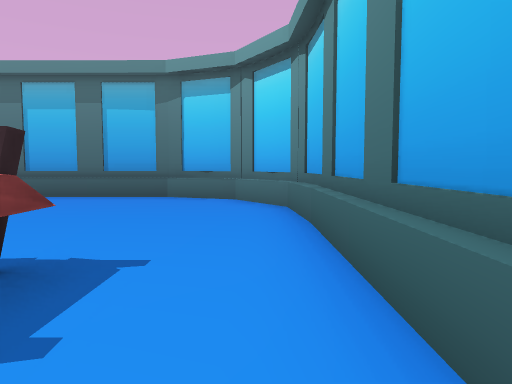
View 1 (above)

24 first-person views from a walk through a 3-D level made in the Unity game engine. The camera is 0.72 m above the floor, tilts 4° down and sees 70° across. The floor is counted in squares, 1 m on a side. Each view is taken from the middle of a square. On the plan, view 1 faces up. The plan holds only what a view shows up to about 11 squares ahead; the rest is blank. The place goes on beyond the plan. The player is left out. Some surface patterns are stand-ins.

View 2
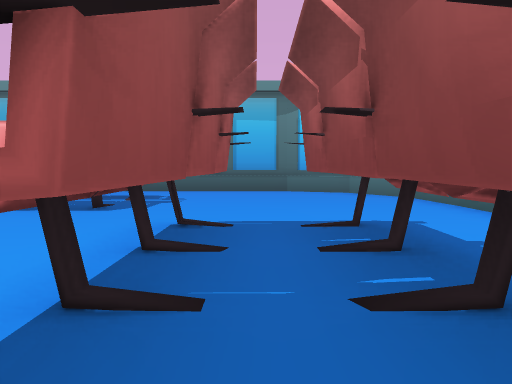

View 3
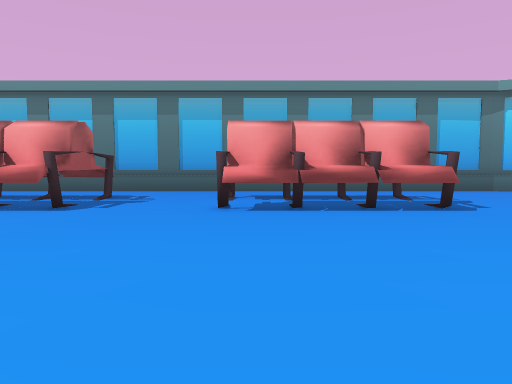

View 4
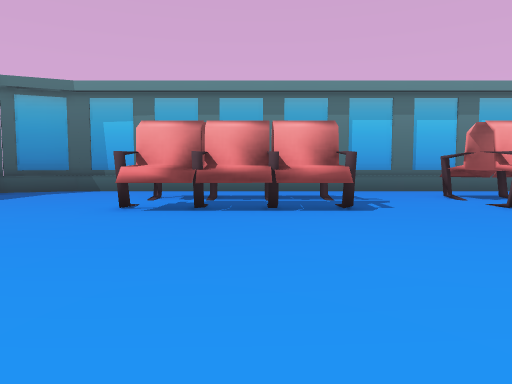

View 5
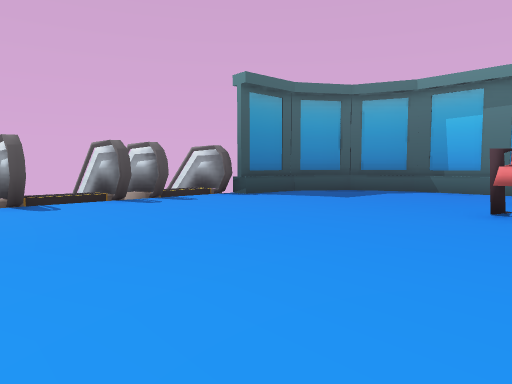

View 6
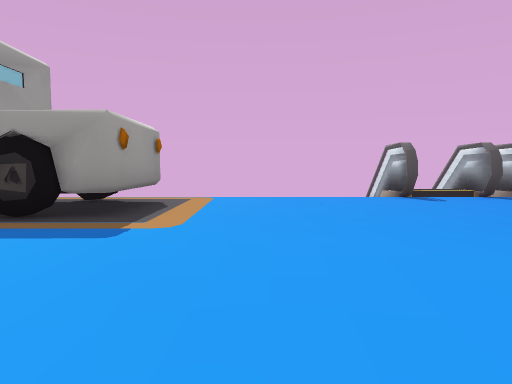

View 7
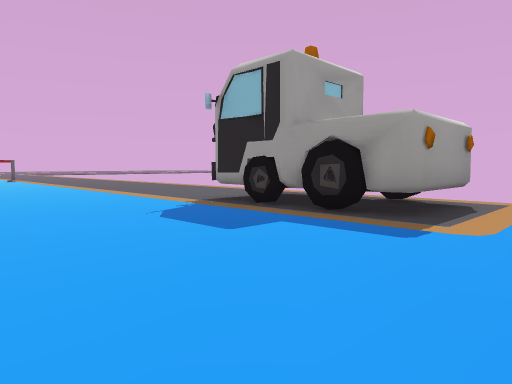

View 8
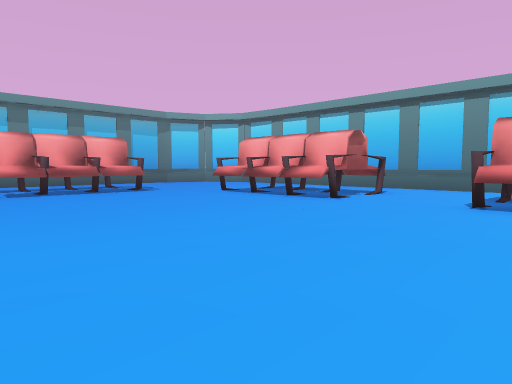

View 9
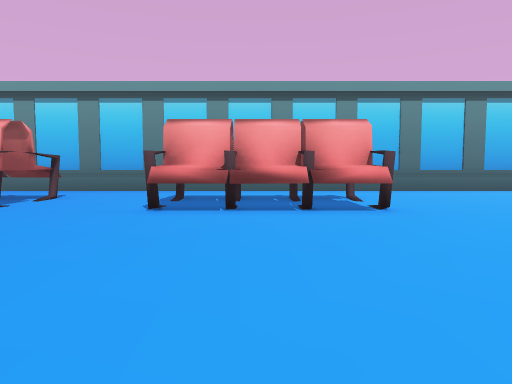

View 10
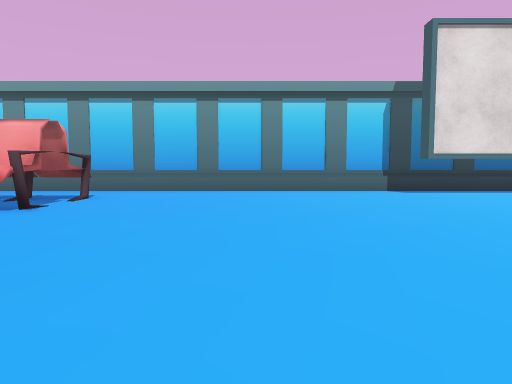

View 11
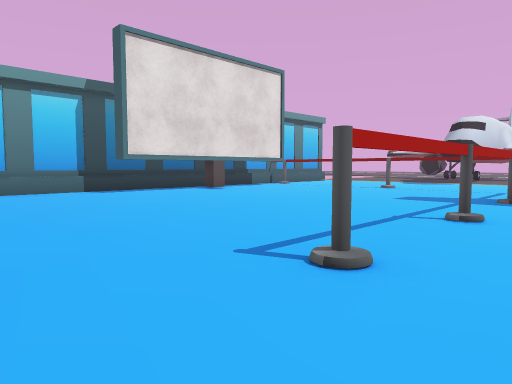

View 12
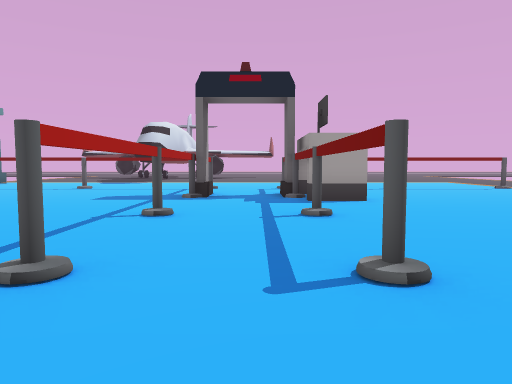

View 13
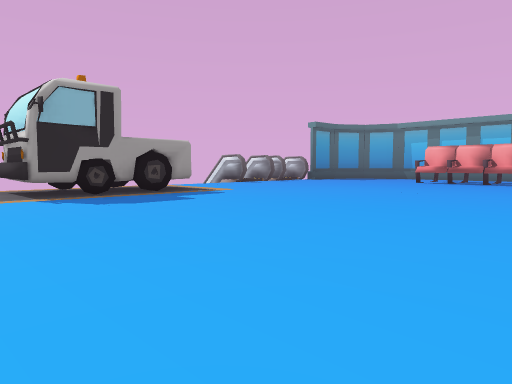

View 14
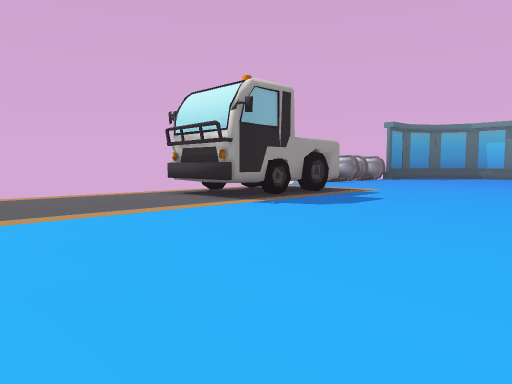

View 15
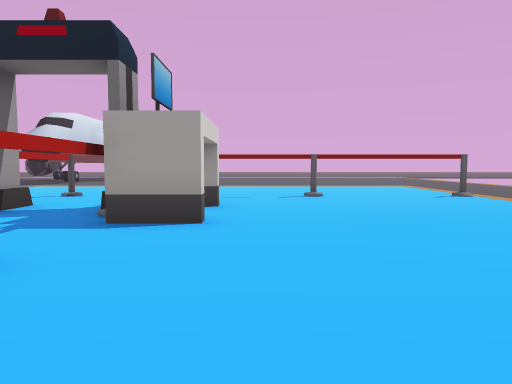

View 16
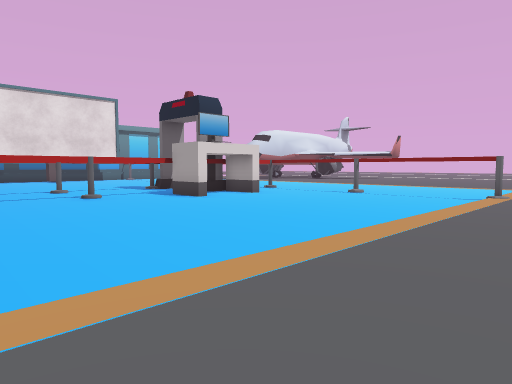

View 17
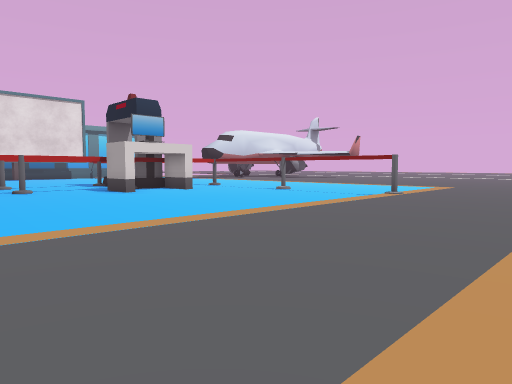

View 18
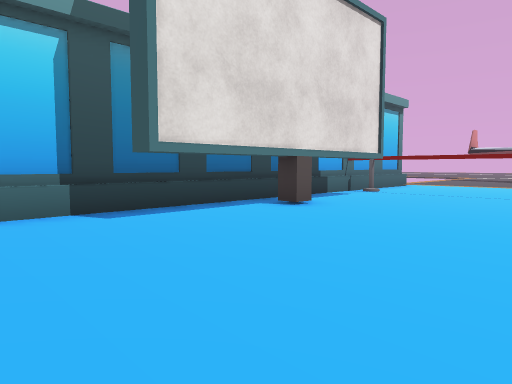

View 19
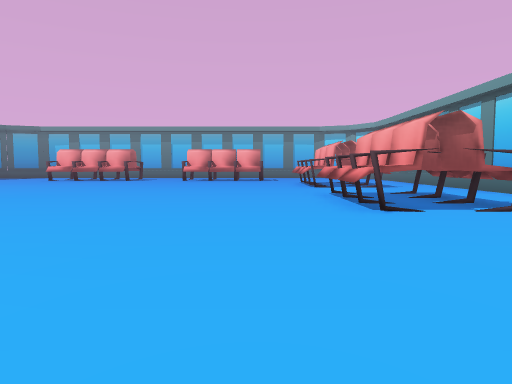

View 20
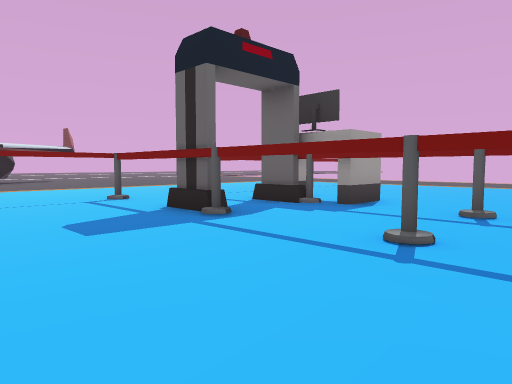

View 21
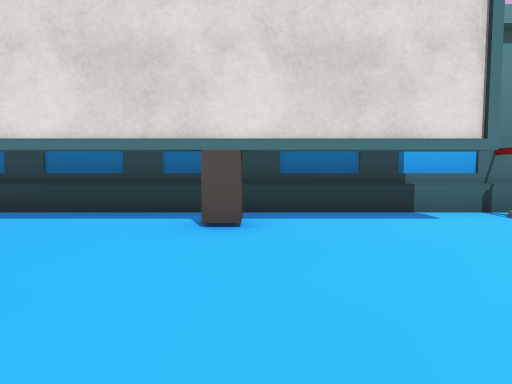

View 22
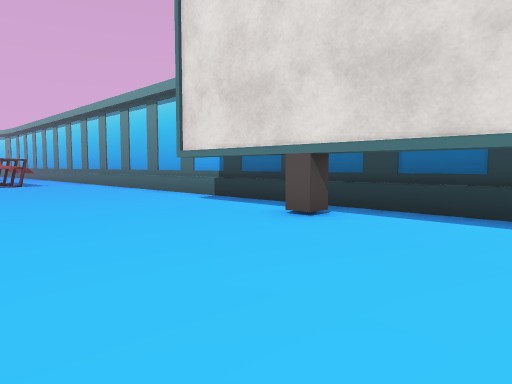

View 23
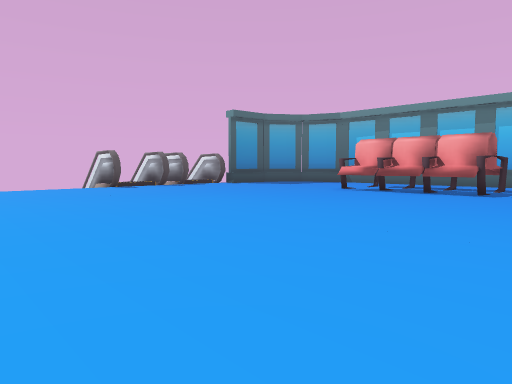

View 24
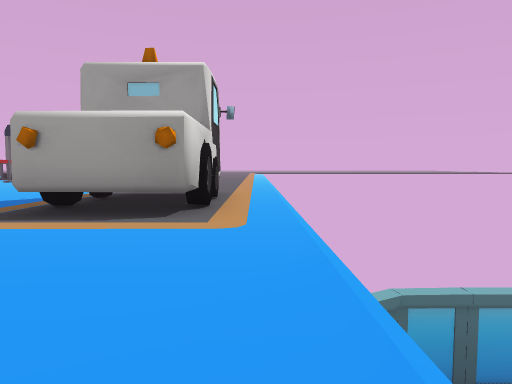

### Floor plan
Key: @ floor where view 1 was taken; # wall or solid block; x gap in a wall; . main floor; : floor 0.05 m higher than the main floor; + floor 0.15 m higher than the main floor; = window, fence, low wall or low ledge; ^ raised ledge; v drop or lower ground; T truck; H thing the floor can be seen under or through.
Columns run from 26 left of view 1 to 1 right of it. Each row starts with its distance up from view 1.
  9      #####################
  8     ##...................##
  7     #.....^^^#...^^^#.....##
  6     #..... ##^...^###......#
  5     #.....###^...^###......#
  4   ^#......^^#^...^#^^......#
  3    +.......................#
  2  =##..................^.^..#
  1 ==#+..................^.^..#
  0  =##..................^.^.@#
 -1  vvv..................^.^..#
 -2    v.......................#
 -3    v.......................#
 -4    v.......................#
 -5    v.::::.............^.^..#
 -6    v.TTT:.............^.^..#
 -7    v.T T:.............^.^..#
 -8    v.TTT:.............#.#..#
 -9    v.TTT:..................#
-10 vv  .TTT:..................#
-11 v   .::::..................#
-12     .::::..................#
-13     .::::..................#
-14      ::::..................#
-15     .::::......H.H.........#
-16     .::::......H.H.........#
-17     .::::......H.H.......H.#
-18     .::::......H.H.......H.#
-19      ::::......H.H.......H.#
-20      ::::.....HH.H.......H.#
-21      ::::......H.H.......H.#
-22      ::::.....##.H.......H.#
-23      ::::......#.H.......x.#

Where each view was taken, in squares from view 1:
view 1: 0 up, 0 right, facing up
view 2: 2 down, 3 left, facing up
view 3: 2 down, 9 left, facing up
view 4: 2 down, 14 left, facing up
view 5: 2 down, 15 left, facing up-left
view 6: 4 down, 14 left, facing left
view 7: 4 down, 14 left, facing down-left
view 8: 6 down, 11 left, facing up-right
view 9: 6 down, 10 left, facing right
view 10: 12 down, 10 left, facing right
view 11: 12 down, 10 left, facing down-right
view 12: 12 down, 10 left, facing down
view 13: 12 down, 10 left, facing up-left
view 14: 15 down, 13 left, facing up-left
view 15: 15 down, 13 left, facing down
view 16: 14 down, 20 left, facing down-right
view 17: 15 down, 22 left, facing down-right
view 18: 14 down, 5 left, facing down-right
view 19: 14 down, 6 left, facing up
view 20: 16 down, 5 left, facing down-left
view 21: 20 down, 5 left, facing right
view 22: 23 down, 5 left, facing up-right
view 23: 6 down, 10 left, facing up-left
view 24: 1 down, 22 left, facing down
